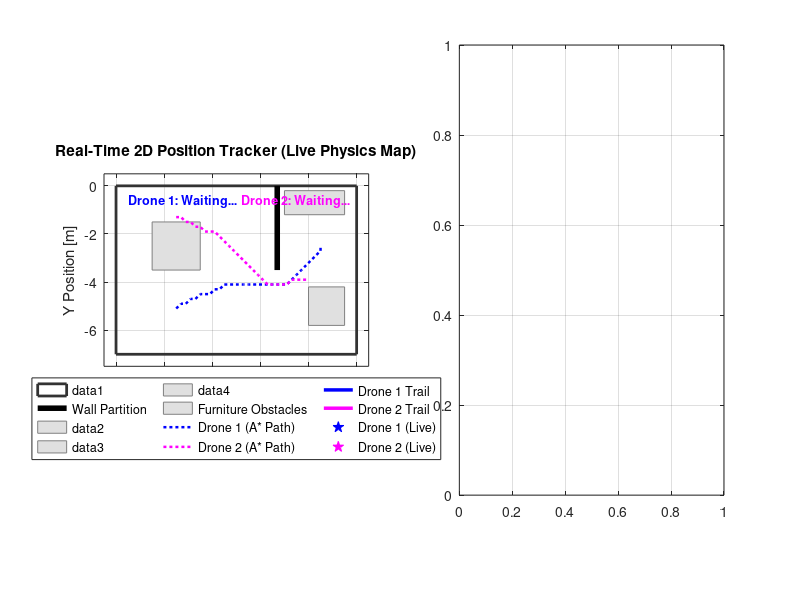

Source code (MATLAB): (Note: this script raises an error after producing the figure.)
%% LIVE_MONITOR.M
% Real-Time Flight Telemetry & 2D Animated Map Monitor for MATLAB
% Displays dynamic drone movement along A* routes during Webots simulation
% ------------------------------------------------------------------------

function live_monitor()
    clc;
    fprintf('=======================================================\n');
    fprintf('   LIVE TELEMETRY MONITOR & REAL-TIME A* TRACKER      \n');
    fprintf('   (Watching Webots flight simulation in real-time)   \n');
    fprintf('=======================================================\n\n');

    % Check if reference paths exist
    if ~exist('astar_paths.mat', 'file')
        error('Please run "astar_planner" or "run_demo" first to calculate A* paths!');
    end
    load('astar_paths.mat', 'path1_webots', 'path2_webots');

    % Initialize Figure
    fig = figure('Name', 'Live Drone Fleet A* Telemetry Monitor', ...
                 'NumberTitle', 'off', 'Color', 'w', 'Position', [80, 80, 1250, 620]);

    %% Subplot 1: 2D Live Moving Map
    subplot(1, 2, 1);
    hold on;
    grid on;
    axis equal;
    box on;

    % Draw Apartment Boundary and Obstacles
    rectangle('Position', [-10, -7, 10, 7], 'EdgeColor', [0.2 0.2 0.2], 'LineWidth', 2);
    plot([-3.3, -3.3], [-3.5, 0], 'k-', 'LineWidth', 4, 'DisplayName', 'Wall Partition');
    rectangle('Position', [-8.5, -3.5, 2.0, 2.0], 'FaceColor', [0.88 0.88 0.88], 'EdgeColor', [0.5 0.5 0.5]);
    rectangle('Position', [-3.0, -1.2, 2.5, 1.0], 'FaceColor', [0.88 0.88 0.88], 'EdgeColor', [0.5 0.5 0.5]);
    rectangle('Position', [-2.0, -5.8, 1.5, 1.6], 'FaceColor', [0.88 0.88 0.88], 'EdgeColor', [0.5 0.5 0.5]);
    patch(nan, nan, [0.88 0.88 0.88], 'EdgeColor', [0.5 0.5 0.5], 'DisplayName', 'Furniture Obstacles');

    % Static A* Reference Paths
    plot(path1_webots(:, 1), path1_webots(:, 2), 'b:', 'LineWidth', 1.8, 'DisplayName', 'Drone 1 (A* Path)');
    plot(path2_webots(:, 1), path2_webots(:, 2), 'm:', 'LineWidth', 1.8, 'DisplayName', 'Drone 2 (A* Path)');

    % Animated Flight Trail Lines
    h_trail1 = plot(nan, nan, 'b-', 'LineWidth', 2.5, 'DisplayName', 'Drone 1 Trail');
    h_trail2 = plot(nan, nan, 'm-', 'LineWidth', 2.5, 'DisplayName', 'Drone 2 Trail');

    % Animated Drone Current Position Markers
    h_drone1 = plot(nan, nan, 'bp', 'MarkerSize', 14, 'MarkerFaceColor', 'b', 'DisplayName', 'Drone 1 (Live)');
    h_drone2 = plot(nan, nan, 'mp', 'MarkerSize', 14, 'MarkerFaceColor', 'm', 'DisplayName', 'Drone 2 (Live)');

    xlim([-10.5, 0.5]);
    ylim([-7.5, 0.5]);
    xlabel('X Position [m]');
    ylabel('Y Position [m]');
    title('Real-Time 2D Position Tracker (Live Physics Map)');
    legend('Location', 'southoutside', 'NumColumns', 3);

    % Live status text overlay
    h_status1 = text(-9.5, -0.6, 'Drone 1: Waiting...', 'Color', 'b', 'FontSize', 9, 'FontWeight', 'bold');
    h_status2 = text(-4.8, -0.6, 'Drone 2: Waiting...', 'Color', 'm', 'FontSize', 9, 'FontWeight', 'bold');

    %% Subplot 2: Real-Time Altitude & Speed Strip Chart
    subplot(1, 2, 2);
    hold on;
    grid on;
    box on;

    h_alt1 = plot(nan, nan, 'b-', 'LineWidth', 2, 'DisplayName', 'Drone 1 Altitude');
    h_alt2 = plot(nan, nan, 'm-', 'LineWidth', 2, 'DisplayName', 'Drone 2 Altitude');
    yline(1.0, 'r--', 'Target Altitude (1.0m)', 'LineWidth', 1.5, 'DisplayName', 'Setpoint (1.0m)');

    xlim([0, 30]);
    ylim([0, 1.8]);
    xlabel('Time Elapsed [s]');
    ylabel('Altitude Z [m]');
    title('Real-Time Altitude Controller Response');
    legend('Location', 'northeast');

    fprintf('Live monitor running. Start the Webots simulation to watch real-time flight!\n');
    fprintf('(Close the figure window to stop monitoring).\n');

    %% Real-Time Telemetry Polling Loop
    while ishandle(fig)
        % Read live logs from disk
        d1 = read_telemetry('trajectory_drone_1.csv');
        d2 = read_telemetry('trajectory_drone_2.csv');

        % Update Drone 1
        if ~isempty(d1) && size(d1, 1) >= 1
            set(h_trail1, 'XData', d1(:, 2), 'YData', d1(:, 3));
            set(h_drone1, 'XData', d1(end, 2), 'YData', d1(end, 3));
            set(h_alt1, 'XData', d1(:, 1), 'YData', d1(:, 4));
            set(h_status1, 'String', sprintf('Drone 1: X=%.2fm, Y=%.2fm, Z=%.2fm', d1(end, 2), d1(end, 3), d1(end, 4)));
        end

        % Update Drone 2
        if ~isempty(d2) && size(d2, 1) >= 1
            set(h_trail2, 'XData', d2(:, 2), 'YData', d2(:, 3));
            set(h_drone2, 'XData', d2(end, 2), 'YData', d2(end, 3));
            set(h_alt2, 'XData', d2(:, 1), 'YData', d2(:, 4));
            set(h_status2, 'String', sprintf('Drone 2: X=%.2fm, Y=%.2fm, Z=%.2fm', d2(end, 2), d2(end, 3), d2(end, 4)));
        end

        % Adjust Time Window
        max_t = 10;
        if ~isempty(d1), max_t = max(max_t, d1(end, 1) + 2); end
        if ~isempty(d2), max_t = max(max_t, d2(end, 1) + 2); end
        subplot(1, 2, 2);
        xlim([0, max_t]);

        drawnow limitrate;
        pause(0.08); % 12 Hz refresh rate
    end
end

function data = read_telemetry(filename)
    data = [];
    if exist(filename, 'file')
        try
            data = readmatrix(filename);
        catch
            data = [];
        end
    end
end
